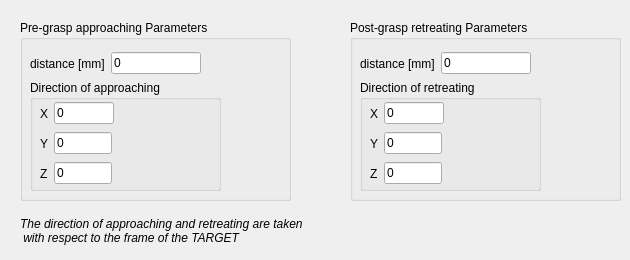
   <widget class="QWidget" name="tab_pick">
    <attribute name="title">
     <string>Pick settings</string>
    </attribute>
    <widget class="QLabel" name="label_pick">
     <property name="geometry">
      <rect>
       <x>20</x>
       <y>210</y>
       <width>381</width>
       <height>41</height>
      </rect>
     </property>
     <property name="font">
      <font>
       <italic>true</italic>
       <underline>false</underline>
      </font>
     </property>
     <property name="text">
      <string>The direction of approaching and retreating are taken 
 with respect to the frame of the TARGET</string>
     </property>
    </widget>
    <widget class="QGroupBox" name="groupBox_pre_grasp">
     <property name="geometry">
      <rect>
       <x>20</x>
       <y>20</y>
       <width>271</width>
       <height>181</height>
      </rect>
     </property>
     <property name="title">
      <string>Pre-grasp approaching Parameters</string>
     </property>
     <widget class="QWidget" name="layoutWidget_dist">
      <property name="geometry">
       <rect>
        <x>10</x>
        <y>30</y>
        <width>171</width>
        <height>27</height>
       </rect>
      </property>
      <layout class="QHBoxLayout" name="horizontalLayout_16">
       <item>
        <widget class="QLabel" name="label_31">
         <property name="text">
          <string>distance [mm]</string>
         </property>
        </widget>
       </item>
       <item>
        <widget class="QLineEdit" name="lineEdit_pre_grasp_dist">
         <property name="text">
          <string>0</string>
         </property>
        </widget>
       </item>
      </layout>
     </widget>
     <widget class="QGroupBox" name="groupBox_9">
      <property name="geometry">
       <rect>
        <x>10</x>
        <y>60</y>
        <width>191</width>
        <height>111</height>
       </rect>
      </property>
      <property name="title">
       <string>Direction of approaching</string>
      </property>
      <widget class="QWidget" name="layoutWidget_12">
       <property name="geometry">
        <rect>
         <x>10</x>
         <y>50</y>
         <width>72</width>
         <height>27</height>
        </rect>
       </property>
       <layout class="QHBoxLayout" name="horizontalLayout_29">
        <item>
         <widget class="QLabel" name="label_97">
          <property name="text">
           <string>Y</string>
          </property>
         </widget>
        </item>
        <item>
         <widget class="QLineEdit" name="lineEdit_pre_grasp_y">
          <property name="text">
           <string>0</string>
          </property>
         </widget>
        </item>
       </layout>
      </widget>
      <widget class="QWidget" name="layoutWidget_13">
       <property name="geometry">
        <rect>
         <x>10</x>
         <y>80</y>
         <width>72</width>
         <height>27</height>
        </rect>
       </property>
       <layout class="QHBoxLayout" name="horizontalLayout_30">
        <item>
         <widget class="QLabel" name="label_98">
          <property name="text">
           <string>Z</string>
          </property>
         </widget>
        </item>
        <item>
         <widget class="QLineEdit" name="lineEdit_pre_grasp_z">
          <property name="text">
           <string>0</string>
          </property>
         </widget>
        </item>
       </layout>
      </widget>
      <widget class="QWidget" name="layoutWidget_eng_tol_pos_3">
       <property name="geometry">
        <rect>
         <x>10</x>
         <y>20</y>
         <width>74</width>
         <height>27</height>
        </rect>
       </property>
       <layout class="QHBoxLayout" name="horizontalLayout_31">
        <item>
         <widget class="QLabel" name="label_99">
          <property name="text">
           <string>X</string>
          </property>
         </widget>
        </item>
        <item>
         <widget class="QLineEdit" name="lineEdit_pre_grasp_x">
          <property name="text">
           <string>0</string>
          </property>
         </widget>
        </item>
       </layout>
      </widget>
     </widget>
    </widget>
    <widget class="QGroupBox" name="groupBox_post_grasp">
     <property name="geometry">
      <rect>
       <x>350</x>
       <y>20</y>
       <width>271</width>
       <height>181</height>
      </rect>
     </property>
     <property name="title">
      <string>Post-grasp retreating Parameters</string>
     </property>
     <widget class="QWidget" name="layoutWidget_dist_2">
      <property name="geometry">
       <rect>
        <x>10</x>
        <y>30</y>
        <width>171</width>
        <height>27</height>
       </rect>
      </property>
      <layout class="QHBoxLayout" name="horizontalLayout_18">
       <item>
        <widget class="QLabel" name="label_33">
         <property name="text">
          <string>distance [mm]</string>
         </property>
        </widget>
       </item>
       <item>
        <widget class="QLineEdit" name="lineEdit_post_grasp_dist">
         <property name="text">
          <string>0</string>
         </property>
        </widget>
       </item>
      </layout>
     </widget>
     <widget class="QGroupBox" name="groupBox_10">
      <property name="geometry">
       <rect>
        <x>10</x>
        <y>60</y>
        <width>181</width>
        <height>111</height>
       </rect>
      </property>
      <property name="title">
       <string>Direction of retreating</string>
      </property>
      <widget class="QWidget" name="layoutWidget_14">
       <property name="geometry">
        <rect>
         <x>10</x>
         <y>50</y>
         <width>72</width>
         <height>27</height>
        </rect>
       </property>
       <layout class="QHBoxLayout" name="horizontalLayout_32">
        <item>
         <widget class="QLabel" name="label_100">
          <property name="text">
           <string>Y</string>
          </property>
         </widget>
        </item>
        <item>
         <widget class="QLineEdit" name="lineEdit_post_grasp_y">
          <property name="text">
           <string>0</string>
          </property>
         </widget>
        </item>
       </layout>
      </widget>
      <widget class="QWidget" name="layoutWidget_15">
       <property name="geometry">
        <rect>
         <x>10</x>
         <y>80</y>
         <width>72</width>
         <height>27</height>
        </rect>
       </property>
       <layout class="QHBoxLayout" name="horizontalLayout_33">
        <item>
         <widget class="QLabel" name="label_101">
          <property name="text">
           <string>Z</string>
          </property>
         </widget>
        </item>
        <item>
         <widget class="QLineEdit" name="lineEdit_post_grasp_z">
          <property name="text">
           <string>0</string>
          </property>
         </widget>
        </item>
       </layout>
      </widget>
      <widget class="QWidget" name="layoutWidget_eng_tol_pos_4">
       <property name="geometry">
        <rect>
         <x>10</x>
         <y>20</y>
         <width>74</width>
         <height>27</height>
        </rect>
       </property>
       <layout class="QHBoxLayout" name="horizontalLayout_34">
        <item>
         <widget class="QLabel" name="label_102">
          <property name="text">
           <string>X</string>
          </property>
         </widget>
        </item>
        <item>
         <widget class="QLineEdit" name="lineEdit_post_grasp_x">
          <property name="text">
           <string>0</string>
          </property>
         </widget>
        </item>
       </layout>
      </widget>
     </widget>
    </widget>
   </widget>
